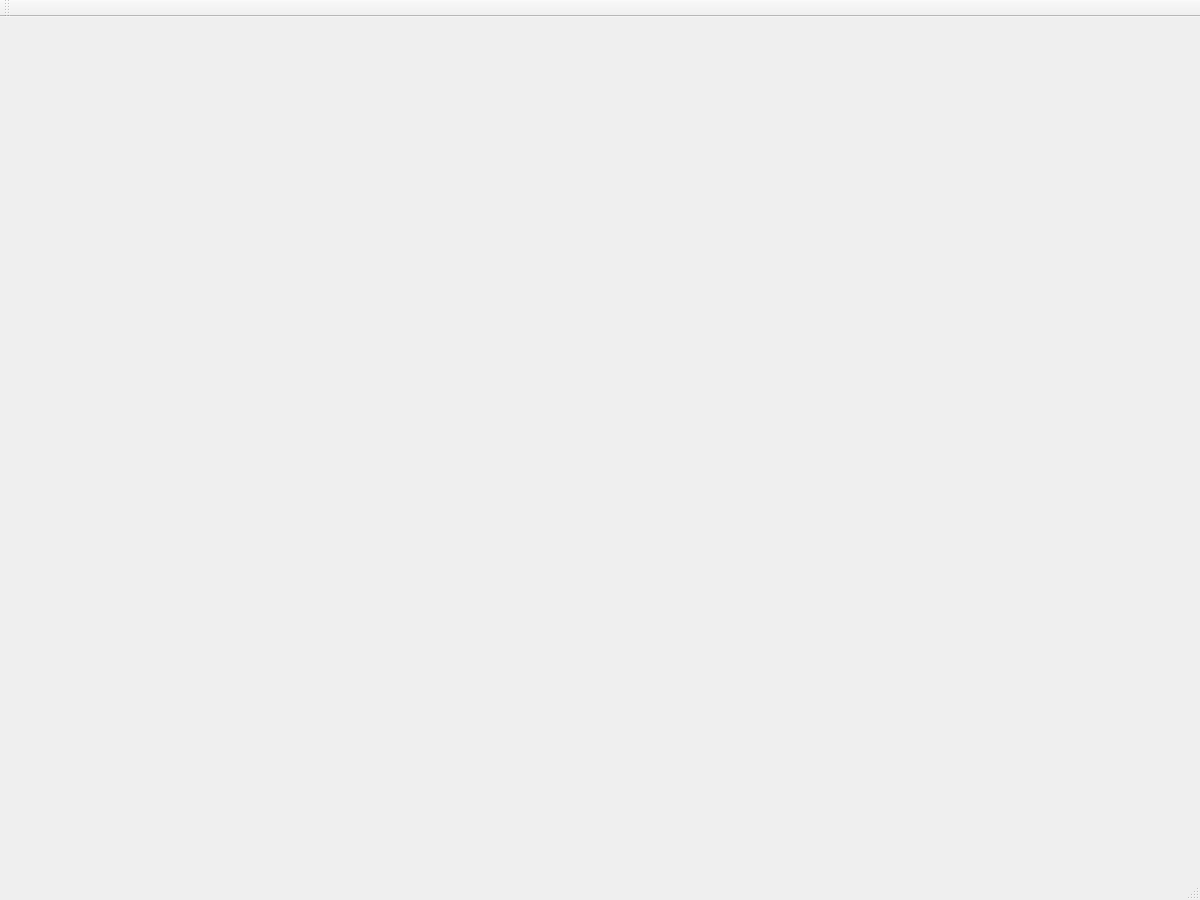
<?xml version="1.0" encoding="UTF-8"?>
<ui version="4.0">
 <class>MainWindow</class>
 <widget class="QMainWindow" name="MainWindow">
  <property name="geometry">
   <rect>
    <x>0</x>
    <y>0</y>
    <width>1200</width>
    <height>900</height>
   </rect>
  </property>
  <property name="minimumSize">
   <size>
    <width>1200</width>
    <height>900</height>
   </size>
  </property>
  <property name="maximumSize">
   <size>
    <width>1200</width>
    <height>900</height>
   </size>
  </property>
  <property name="windowTitle">
   <string>MainWindow</string>
  </property>
  <widget class="QWidget" name="centralWidget"/>
  <widget class="QMenuBar" name="menuBar">
   <property name="geometry">
    <rect>
     <x>0</x>
     <y>0</y>
     <width>1200</width>
     <height>26</height>
    </rect>
   </property>
  </widget>
  <widget class="QToolBar" name="toolBar">
   <property name="windowTitle">
    <string>toolBar</string>
   </property>
   <attribute name="toolBarArea">
    <enum>TopToolBarArea</enum>
   </attribute>
   <attribute name="toolBarBreak">
    <bool>false</bool>
   </attribute>
  </widget>
  <widget class="QStatusBar" name="statusBar"/>
 </widget>
 <layoutdefault spacing="6" margin="11"/>
 <resources/>
 <connections/>
</ui>
